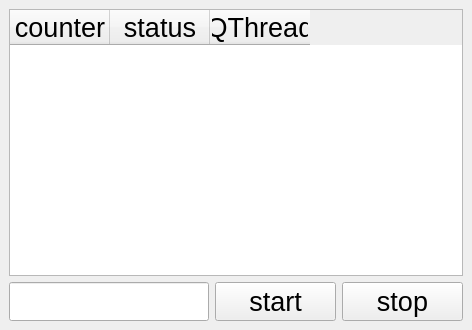
<?xml version="1.0" encoding="UTF-8"?>
<ui version="4.0">
 <class>MainWindow</class>
 <widget class="QMainWindow" name="MainWindow">
  <property name="geometry">
   <rect>
    <x>0</x>
    <y>0</y>
    <width>472</width>
    <height>330</height>
   </rect>
  </property>
  <property name="windowTitle">
   <string>MainWindow</string>
  </property>
  <widget class="QWidget" name="centralwidget">
   <layout class="QGridLayout" name="gridLayout">
    <item row="1" column="0">
     <widget class="QLineEdit" name="lineEdit">
      <property name="maximumSize">
       <size>
        <width>200</width>
        <height>16777215</height>
       </size>
      </property>
      <property name="font">
       <font>
        <pointsize>20</pointsize>
       </font>
      </property>
      <property name="text">
       <string/>
      </property>
     </widget>
    </item>
    <item row="1" column="1">
     <widget class="QPushButton" name="pushButton">
      <property name="font">
       <font>
        <pointsize>20</pointsize>
       </font>
      </property>
      <property name="text">
       <string>start</string>
      </property>
     </widget>
    </item>
    <item row="1" column="2">
     <widget class="QPushButton" name="pushButton_2">
      <property name="font">
       <font>
        <pointsize>20</pointsize>
       </font>
      </property>
      <property name="text">
       <string>stop</string>
      </property>
     </widget>
    </item>
    <item row="0" column="0" colspan="3">
     <widget class="QTableWidget" name="tableWidget">
      <property name="font">
       <font>
        <pointsize>20</pointsize>
       </font>
      </property>
      <column>
       <property name="text">
        <string>counter</string>
       </property>
      </column>
      <column>
       <property name="text">
        <string>status</string>
       </property>
      </column>
      <column>
       <property name="text">
        <string>QThread</string>
       </property>
      </column>
     </widget>
    </item>
   </layout>
  </widget>
 </widget>
 <resources/>
 <connections/>
</ui>
